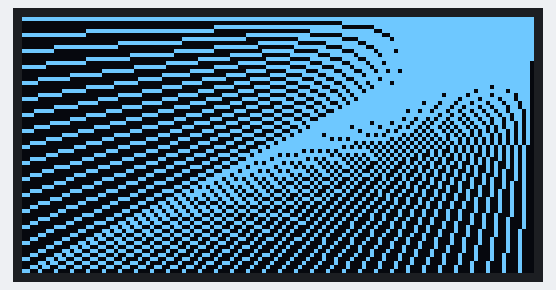
Bench run of a sketch on a simulated ESP32. On the bench: 128×64 one-colour display.

Above: at 5.4 s.
At 7.1 s:
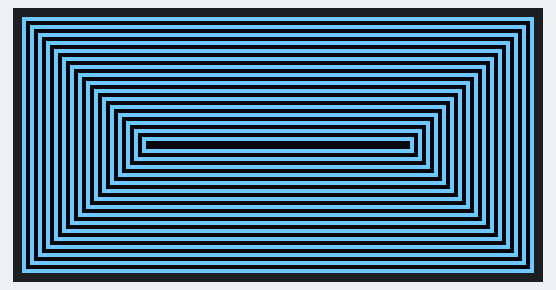
At 8.3 s:
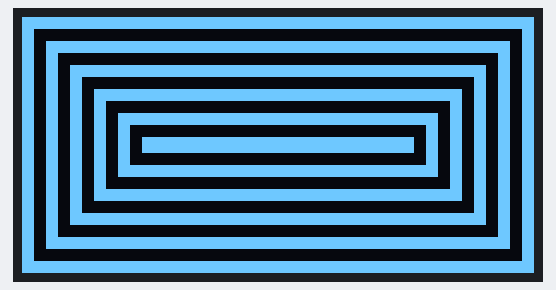
At 11.7 s:
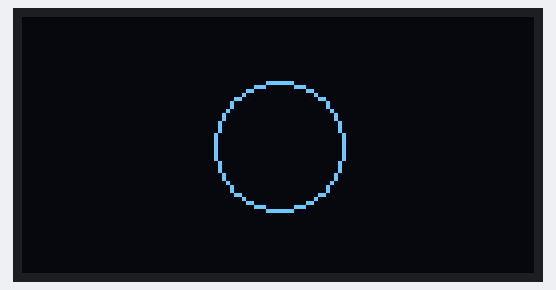
At 17.9 s:
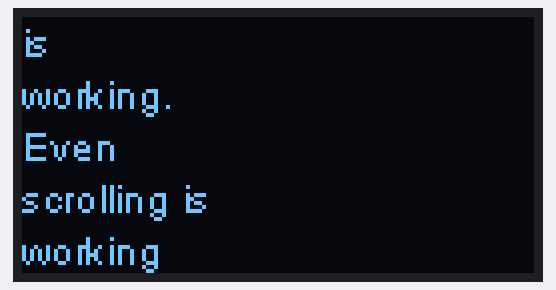
At 19.4 s:
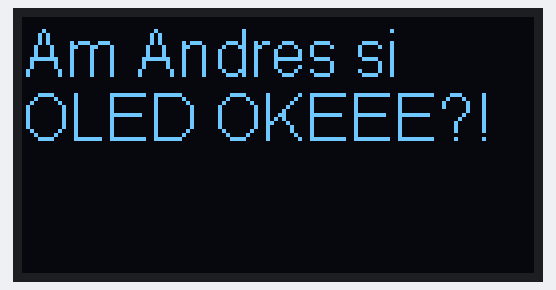

The sketch:

witec.ino
```cpp
#include <Wire.h>
#include "SSD1306Wire.h"
#include "image.h"

SSD1306Wire  display(0x3c, 21, 22);

void drawLines();
void drawRect();
void fillRect();
void drawCircle();
void printBuffer();
void drawImage();
void drawGirl();

void setup()
{
  display.init();

  display.flipScreenVertically();

  display.setContrast(255);

  drawLines();
  delay(1000);
  display.clear();

  drawRect();
  delay(1000);
  display.clear();

  fillRect();
  delay(1000);
  display.clear();

  drawCircle();
  delay(1000);
  display.clear();

  printBuffer();
  delay(1000);
  display.clear();
}

void loop()
{
  display.setTextAlignment(TEXT_ALIGN_LEFT);
  display.setFont(ArialMT_Plain_16);
  display.drawString(0, 0, "Am Andres si");
  display.drawString(0, 16, "OLED OKEEE?!");
  display.display();
  delay(1000);
  display.clear();

  drawImage();
  display.display();
  delay(1000);
  display.clear();
}


// Functions******************************************************************************************
void drawImage()
{
  display.drawXbm(5, 0, asdf_width, asdf_height, asdf_bits);
}

void drawLines()
{
  for (int16_t i=0; i<display.getWidth(); i+=4)
  {
    display.drawLine(0, 0, i, display.getHeight()-1);
    display.display();
    delay(10);
  }
  for (int16_t i=0; i<display.getHeight(); i+=4)
  {
    display.drawLine(0, 0, display.getWidth()-1, i);
    display.display();
    delay(10);
  }
  delay(250);

  display.clear();
  for (int16_t i=0; i<display.getWidth(); i+=4)
  {
    display.drawLine(0, display.getHeight()-1, i, 0);
    display.display();
    delay(10);
  }
  for (int16_t i=display.getHeight()-1; i>=0; i-=4)
  {
    display.drawLine(0, display.getHeight()-1, display.getWidth()-1, i);
    display.display();
    delay(10);
  }
  delay(250);

  display.clear();
  for (int16_t i=display.getWidth()-1; i>=0; i-=4)
  {
    display.drawLine(display.getWidth()-1, display.getHeight()-1, i, 0);
    display.display();
    delay(10);
  }
  for (int16_t i=display.getHeight()-1; i>=0; i-=4)
  {
    display.drawLine(display.getWidth()-1, display.getHeight()-1, 0, i);
    display.display();
    delay(10);
  }
  delay(250);
  display.clear();
  for (int16_t i=0; i<display.getHeight(); i+=4)
  {
    display.drawLine(display.getWidth()-1, 0, 0, i);
    display.display();
    delay(10);
  }
  for (int16_t i=0; i<display.getWidth(); i+=4)
  {
    display.drawLine(display.getWidth()-1, 0, i, display.getHeight()-1);
    display.display();
    delay(10);
  }
  delay(250);
}

void drawRect()
{
  for (int16_t i=0; i<display.getHeight()/2; i+=2)
  {
    display.drawRect(i, i, display.getWidth()-2*i, display.getHeight()-2*i);
    display.display();
    delay(10);
  }
}


void fillRect()
{
  uint8_t color = 1;
  for (int16_t i=0; i<display.getHeight()/2; i+=3)
  {
    display.setColor((color % 2 == 0) ? BLACK : WHITE); // alternate colors
    display.fillRect(i, i, display.getWidth() - i*2, display.getHeight() - i*2);
    display.display();
    delay(10);
    color++;
  }
  // Reset back to WHITE
  display.setColor(WHITE);
}


void drawCircle()
{
  for (int16_t i=0; i<display.getHeight(); i+=2)
  {
    display.drawCircle(display.getWidth()/2, display.getHeight()/2, i);
    display.display();
    delay(10);
  }
  delay(1000);
  display.clear();

  // This will draw the part of the circel in quadrant 1
  // Quadrants are numberd like this:
  //   0010 | 0001
  //  ------|-----
  //   0100 | 1000
  //
  display.drawCircleQuads(display.getWidth()/2, display.getHeight()/2, display.getHeight()/4, 0b00000001);
  display.display();
  delay(200);
  display.drawCircleQuads(display.getWidth()/2, display.getHeight()/2, display.getHeight()/4, 0b00000011);
  display.display();
  delay(200);
  display.drawCircleQuads(display.getWidth()/2, display.getHeight()/2, display.getHeight()/4, 0b00000111);
  display.display();
  delay(200);
  display.drawCircleQuads(display.getWidth()/2, display.getHeight()/2, display.getHeight()/4, 0b00001111);
  display.display();
}

void printBuffer()
{
  display.setLogBuffer(5, 30);

  // Some test data
  const char* test[] = {
      "Hello",
      "World" ,
      "----",
      "Show off",
      "how",
      "the log buffer",
      "is",
      "working.",
      "Even",
      "scrolling is",
      "working"
  };

  for (uint8_t i = 0; i < 11; i++)
  {
    display.clear();
    // Print to the screen
    display.println(test[i]);
    // Draw it to the internal screen buffer
    display.drawLogBuffer(0, 0);
    // Display it on the screen
    display.display();
    delay(500);
  }
}
// End Functions**************************************************************************************
```

Source omitted: image.h (data table, 6082 bytes)

Measured:
- what the display in image 0 shows lasts 1.2 s, from 5.4 s to 6.6 s
- what the display in image 1 shows lasts 1.0 s, from 7.0 s to 8.0 s
- what the display in image 4 shows lasts 1.6 s, from 17.8 s to 19.4 s
